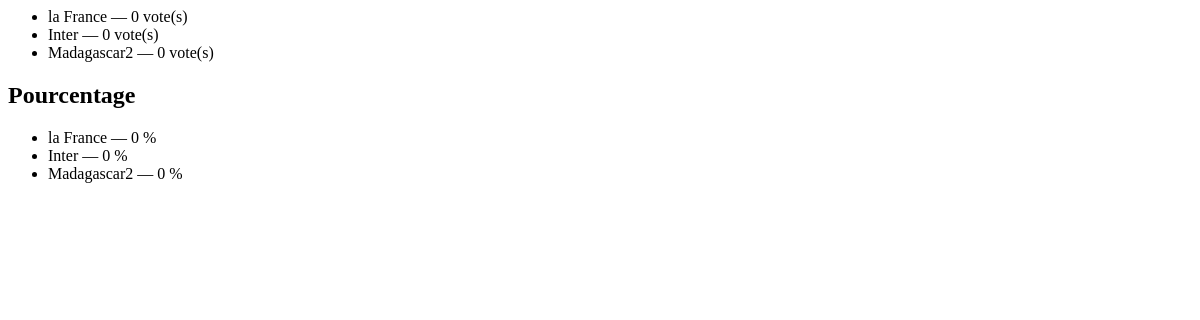
The page /polls/4/frequency/ on the database as committed earlier.
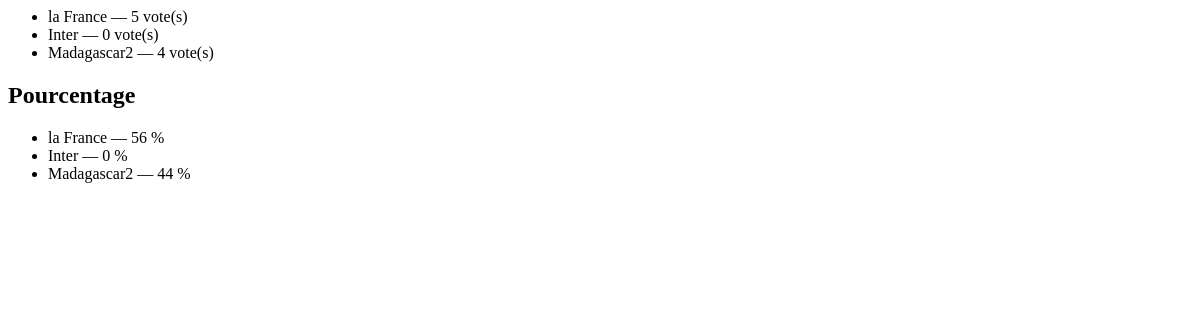
The same page on the database as committed later.
### polls/models.py (models this page shows, shortened)
class Choice(models.Model):
    question = models.ForeignKey(Question, on_delete=models.CASCADE)
    choice_text = models.CharField(max_length=200)
    votes = models.IntegerField(default=0)

### polls/views.py (the view)
# urls.py: path("<int:pk>/frequency/", views.FrequencyView.as_view(), name="frequency"),
class FrequencyView(generic.DetailView):
    model = Question
    template_name = "polls/frequency.html"

### polls/models.py (called while the page is built)
    def get_choices(self):
        choices = self.choice_set.all()
        result = []
        count = 0
        for choice in choices:
            count += choice.votes
        for choice in choices:
            if count > 0:
                choiceproperty = choice.votes / count
            else:
                choiceproperty = 0
            result.append((choice.choice_text, int(round((choiceproperty) * 100))))
        return result

### polls/templates/polls/frequency.html
<ul>
{% for choice in question.choice_set.all %}
    <li>
        {{ choice.choice_text }} — {{ choice.votes }} vote(s)
    </li>
{% endfor %}
</ul>
<h2>Pourcentage</h2>
<ul>
{% for choice_text, percentage in question.get_choices %}
    <li>
        {{ choice_text }} — {{ percentage }} %
    </li>
{% endfor %}
</ul>

Rows that differ between the two databases and show on the page:
changed Choice "la France": votes "0" → "5"
changed Choice "Madagascar2": votes "0" → "4"
Other text that changed with them:
new list line: "la France"
new list line: "— 56 %"
new list line: "Madagascar2"
new list line: "— 44 %"
list line gone: "la France"
list line gone: "— 0 %"
list line gone: "Madagascar2"
